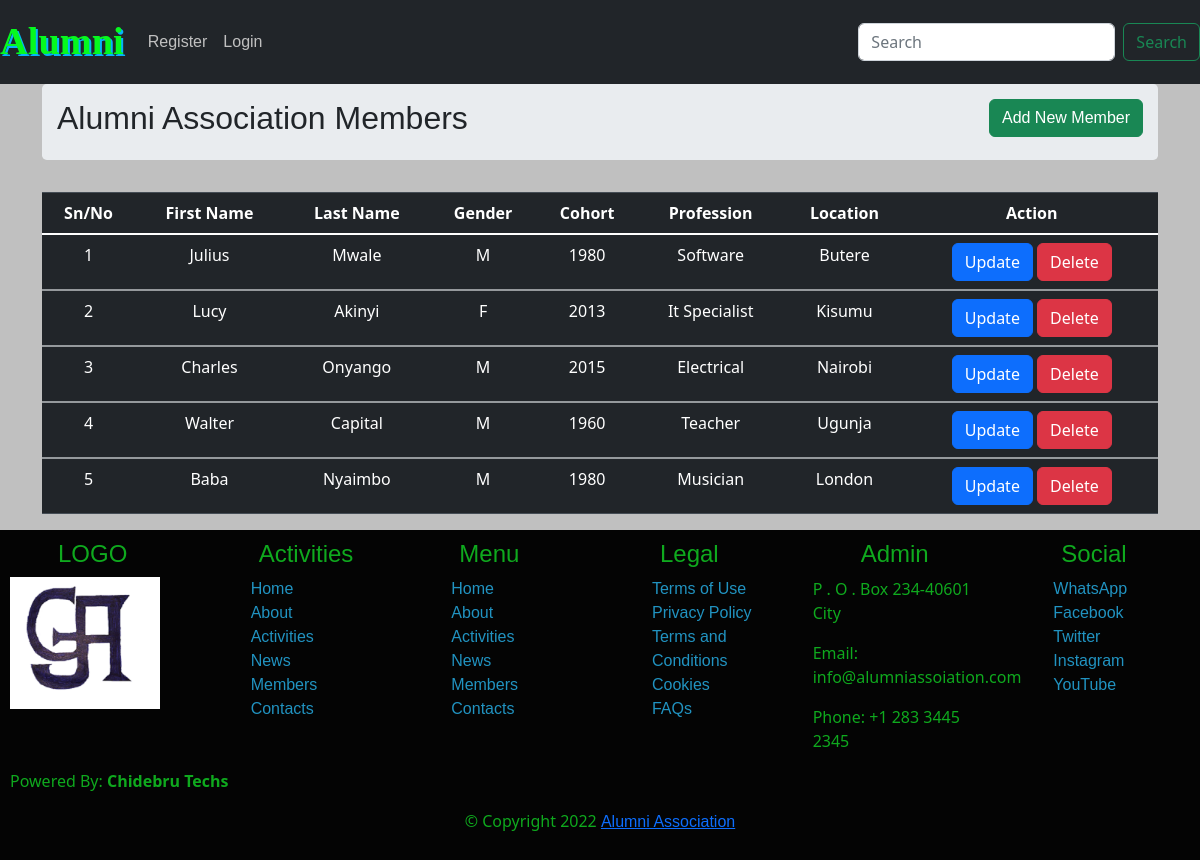
/members, run on the app's committed database.
### alumni/models.py (models this page shows, shortened)
class Members(db.Model):
    id = db.Column(db.Integer, primary_key=True)
    firstname = db.Column(db.String(80), nullable=False)
    lastname = db.Column(db.String(80),  nullable=False)
    gender = db.Column(db.String(80),  nullable=False)
    cohort = db.Column(db.String(80),  nullable=False)
    profession = db.Column(db.String(80),  nullable=False)
    location = db.Column(db.String(80),  nullable=False)

### alumni/auth.py (the view)
@auth.route("/members", methods=['GET', 'POST'])
def members():
    username = request.form.get('username')
    user = User.query.filter_by(username=username).first()
    members =Members.query.all()
    return render_template('admin/members.html', members=members, user=current_user)

### alumni/templates/admin/members.html (shortened to what this page needs)
{% extends "layout.html" %}
{% block body %}
{% include 'navbar.html' %}
<div class="container">
    <div class="row">
        <div class="col md-12">
            <div class="jumbotron m-head">
                <h2>Alumni Association Members <button type="button" class="btn btn-success float-right" data-toggle="modal" data-target="#addModel" >Add New Member</button></h2>
            </div>
            <table class="table table-hover table-dark">
                <thead >
                    <tr >
                        <th >Sn/No</th>
                        <th>First Name</th>
                        <th>Last Name</th>
                        <th>Gender</th>
                        <th>Cohort</th>
                        <th>Profession</th>
                        <th> Location</th>
                        <th>Action</th>
                    </tr>
                </thead>
                <tbody>
                    {% for member in members %}
                    {% if  member %}
                    <tr>
                        <td>{{ member.id}}</td>
                        <td>{{ member.firstname | title }}</td>
                        <td>{{ member.lastname | title }}</td>
                        <td>{{ member.gender[0] | title }}</td>
                        <td>{{ member.cohort }}</td>
                        <td>{{ member.profession | title }}</td>
                        <td>{{ member.location | title }}</td>
                        <td>
                            <a class="btn btn-primary sm" data-toggle="modal" data-target="#updateModel{{ member.id }}" href="/update_member/{{ member.id }}">Update</a>
                            <a class="btn btn-danger sm" href="/delete_member/{{ member.id }}" onclick="return confirm('Are you Sure to DELETE this member?')">Delete</a>
                        </td>
                    </tr>
                </tbody>
                {% else %}
                <div class="member">
                    <h2>Members list is Currently Empty </h2>
                </div>
                {% endif %}
                {% endfor %}
        </table>
    </div>
</div>
</div>
{% include '_footer.html' %}
{% endblock body %}

### alumni/templates/layout.html (shortened to what this page needs)
<!DOCTYPE html>
<html lang="en">
<head>
    <link href="{{ url_for('static', filename='css/bootstrap.min.css') }}" rel="stylesheet" >
    <link href="{{ url_for('static', filename='css/styles.css') }}" rel="stylesheet" >
<link rel="stylesheet" href="css/owl.carousel.min.css">
<link rel="stylesheet" href="css/owl.theme.default.min.css">
<link rel="stylesheet" href="https://cdnjs.cloudflare.com/ajax/libs/fancybox/2.1.5/jquery.fancybox.min.css" media="screen">
<link rel="stylesheet" href="{{ url_for('static', filename='css/gallery.css') }}">
<link href="https://cdn.jsdelivr.net/npm/bootstrap@5.0.2/dist/css/bootstrap.min.css" rel="stylesheet">
<link rel="stylesheet" href="{{ url_for('static', filename='css5/bootstrap.min.css' ) }}">
<link rel="stylesheet" href="{{ url_for('static', filename='css5/bootstrap-grid.min.css' ) }}">
<link rel="stylesheet" href="{{ url_for('static', filename='css5/bootstrap-reboot.min.css' ) }}">
<link rel="stylesheet" href="{{ url_for('static', filename='css5/bootstrap-utilities.min.css' ) }}">
</head>
<body >
        {% block body %} {% endblock body %}
</body>
</html>

### alumni/templates/navbar.html (shortened to what this page needs)
{% block navbar %}
<nav id="navbar_top" class="navbar navbar-expand-lg navbar-dark bg-dark">
    <a class="navbar-brand" href="/"><span class="alumni">Alumni</span></a>
    <div class="collapse navbar-collapse" id="navbarSupportedContent navbar">
      <ul  class="navbar-nav mr-auto" id="linkContain">
        {% if user.is_authenticated %}
        <li class="nav-item  active"  id="navitem">
          <a class="nav-link" href="/">Home <span class="sr-only">(current)</span></a>
        </li>
        <li class="nav-item" id="navitem">
          <a class="nav-link" href="/about">About</a>
        </li>
        <li class="nav-item" id="navitem">
          <a class="nav-link" href="/members">Members</a>
        </li>
        <li class="nav-item" id="navitem">
          <a class="nav-link" href="/events">Events</a>
        </li>
        <li class="nav-item" id="navitem">
          <a class="nav-link" href="/news">News</a>
        </li>
        <li class="nav-item" id="navitem">
          <a class="nav-link" href="/gallery">Photos</a>
        </li>
        <li class="nav-item" id="navitem">
          <a class="nav-link" href="{{ url_for('views.blog_posts') }}">Blog</a>
        </li>
        <li class="nav-itemdropdown">
          <a class="nav-link dropdown-toggle user" href="#" role="button" data-toggle="dropdown" aria-expanded="false">
            {{ user.username | title }}
          </a>
          <div class="dropdown">
            <ul class="dropdown-menu">
              <li><a class="dropdown-item" href="/dashboard">Dashboard</a></li>
              <li><a class="dropdown-item" href="/logout">Logout</a></li>
            </ul>
          </div>
        </li>
        {% else %}
        <li class="nav-item" id="navitem">
          <a class="nav-link" href="/register">Register</a>
        </li>
        <li class="nav-item" id="navitem">
          <a class="nav-link" href="/login">Login</a>
        </li>
        {% endif %}
      </ul>
      <form action="{{ url_for('views.search') }}" method="POST" class="form-inline my-2 my-lg-0">
        <input class="form-control mr-sm-2" type="search" placeholder="Search" aria-label="Search" name="searching">
        <button class="btn btn-outline-success my-2 my-sm-0" type="submit">Search</button>
      </form>
    </div>
  </nav>
{% endblock navbar %}

### alumni/templates/_footer.html
<footer >
    <div class="row">
        <div class="col-lg-2 col-md-3 col-sm-6 col-xs-12">
            <h4 class="ml-5">LOGO</h4>
               <a href="/"> <img src="{{ url_for('static', filename='images/favico.png') }}" width="150" alt="Logo" class="ml-20"></a>
        </div>
        <div class="col-lg-2 col-md-3 col-sm-6 col-xs-12">
            <h4 class="ml-5">Activities</h4>
            <ul>
                <li> <a class="foot-link" href="/">Home</a></li>
                <li> <a class="foot-link" href="#">About</a></li>
                <li> <a class="foot-link" href="#">Activities</a></li>
                <li> <a class="foot-link" href="#">News</a></li>
                <li> <a class="foot-link" href="#">Members</a></li>
                <li> <a class="foot-link" href="{{url_for('views.contact')}}" target="_top">Contacts</a></li>
            </ul>
        </div>
        <div class="col-lg-2 col-md-3 col-sm-6 col-xs-12">
            <h4 class="ml-5">Menu</h4>
            <ul>
                <li> <a class="foot-link" href="/">Home</a></li>
                <li> <a class="foot-link" href="#">About</a></li>
                <li> <a class="foot-link" href="#">Activities</a></li>
                <li> <a class="foot-link" href="#">News</a></li>
                <li> <a class="foot-link" href="#">Members</a></li>
                <li> <a class="foot-link" href="#">Contacts</a></li>
            </ul>
        </div>
        <div class="col-lg-2 col-md-3 col-sm-6 col-xs-12">
            <h4 class="ml-5">Legal</h4>
            <ul>
                <li> <a class="foot-link" href="#">Terms of Use</a></li>
                <li> <a class="foot-link" href="#">Privacy Policy</a></li>
                <li> <a class="foot-link" href="#">Terms and Conditions</a></li>
                <li> <a class="foot-link" href="#">Cookies</a></li>
                <li> <a class="foot-link" href="#">FAQs</a></li>
            </ul>
        </div>
        <div class="col-lg-2 col-md-3 col-sm-6 col-xs-12">
            <h4 class="ml-5">Admin</h4>
                <p>P . O . Box 234-40601 City </p>
                <p>Email: info@alumniassoiation.com </p>
                <p>Phone:  +1 283 3445 2345</p>
        </div>
        <div class="col-lg-2 col-md-3 col-sm-6 col-xs-12">
            <h4 class="ml-5">Social</h4>
            <ul>
                <li> <a class="foot-link" href="#">WhatsApp</a></li>
                <li> <a class="foot-link" href="#">Facebook</a></li>
                <li> <a class="foot-link" href="#">Twitter</a></li>
                <li> <a class="foot-link" href="#">Instagram</a></li>
                <li> <a class="foot-link" href="#">YouTube</a></li>
            </ul>
        </div>
    </div>
    <p>Powered By: <strong>Chidebru Techs</strong></p>
    <div class="copyrights text-center">
        <p >
            &copy Copyright 2022
            <a href="/"><span>Alumni Association</span></a>
        </p>
    </div>
</footer>

### alumni/static/css/styles.css (style rules this page uses)
body { background-color: silver !important; font-size: 1.2rem; font-family: Georgia, 'Times New Roman', Times, serif; }
li { font-family: Verdana, Geneva, Tahoma, sans-serif; }
a { font-family:'Lucida Sans', 'Lucida Sans Regular', 'Lucida Grande', 'Lucida Sans Unicode', Geneva, Verdana, sans-serif }
h1, h2, h3, h4, h5, h6 { font-family: 'Franklin Gothic Medium', 'Arial Narrow', Arial, sans-serif; }
nav { position: sticky; }
.nav-link { color: silver !important; }
.m-head { padding: 15px; }
.table { color: silver; text-align: center; }
th { font-weight: 700; }
.alumni { color:rgb(6, 249, 30); text-shadow: 2px 2px rgb(6, 180, 249); font-weight: 900; font-family: Cochin, Georgia, Times, 'Times New Roman', serif; font-size: 2.4rem; animation-name: alum; animation-duration: 2s; animation-iteration-count: infinite; }
footer { width:100vw; background-color: rgb(4, 4, 4); padding: 10px; color:rgb(15, 169, 30); }
footer li { list-style-type: none; margin-left: 8px; }
footer li a { text-decoration: none; color:rgb(33, 147, 193); }
@media (max-width: 1200px) { .container { max-width: 1140px; } }

### alumni/static/css/gallery.css (style rules this page uses)
* { box-sizing: border-box; }
input { display: none; }

### data on the page
Members: id "1", firstname "Julius", lastname "Mwale", gender "M", cohort "1980", profession "Software", location "Butere"
Members: id "2", firstname "Lucy", lastname "Akinyi", gender "F", cohort "2013", profession "It Specialist", location "Kisumu"
Members: id "3", firstname "Charles", lastname "Onyango", gender "M", cohort "2015", profession "Electrical", location "Nairobi"
Members: id "4", firstname "Walter", lastname "Capital", gender "M", cohort "1960", profession "Teacher", location "Ugunja"
Members: id "5", firstname "Baba", lastname "Nyaimbo", gender "M", cohort "1980", profession "Musician", location "London"
